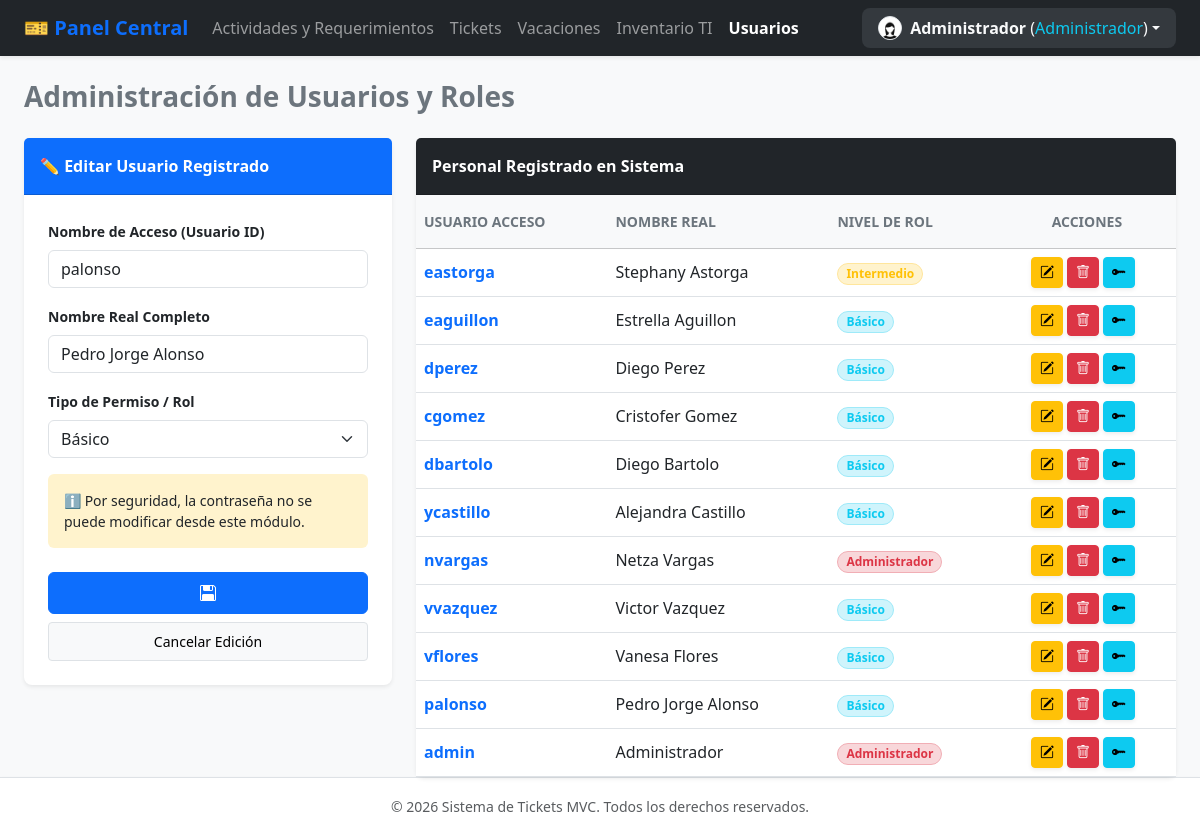
Screenshot of /index.php?accion=usuarios&editar_id=2 (signed in) with the database file from the repository.
### tables this page shows
CREATE TABLE `usuarios` (
  `id` int(11) NOT NULL,
  `usuario` varchar(50) NOT NULL,
  `nombre` varchar(100) NOT NULL,
  `tipo_usuario` enum('administrador','intermedio','basico') NOT NULL,
  `password` varchar(255) NOT NULL,
  `foto_perfil` varchar(255) DEFAULT 'assets/img/default-avatar.png'
);

### controllers/UsuarioController.php (called while the page is built, shortened)
<?php
require_once 'models/UsuarioModel.php';
class UsuarioController {
    private $modelo;
    public function __construct() {
        $this->modelo = new UsuarioModel();
    }
    public function index() {
        $usuarios = $this->modelo->obtenerTodos();
        $usuarioEditar = null;
        if (isset($_GET['editar_id'])) {
            $usuarioEditar = $this->modelo->obtenerPorId($_GET['editar_id']);
        }
        $usuariosAdmin = $this->modelo->obtenerTodosAdmin();
        require_once 'views/usuarios_view.php';
    }
}

### config/conexion.php (called while the page is built)
<?php
class Conexion {
    private static $instancia = null;
    public static function conectar() {
        if (self::$instancia === null) {
            try {
                self::$instancia = new PDO("mysql:host=localhost;dbname=sistema_soporte;charset=utf8", "root", "");
                self::$instancia->setAttribute(PDO::ATTR_ERRMODE, PDO::ERRMODE_EXCEPTION);
            } catch (PDOException $e) {
                die("Error de conexión: " . $e->getMessage());
            }
        }
        return self::$instancia;
    }
}

### models/UsuarioModel.php (called while the page is built, shortened)
<?php
require_once 'config/conexion.php';
class UsuarioModel {
    private $db;
    public function __construct() {
        $this->db = Conexion::conectar();
    }
     public function obtenerTodos() {
        $query = "SELECT id, usuario, nombre, tipo_usuario
                  FROM usuarios
                  WHERE tipo_usuario != 'administrador'
                  ORDER BY id DESC";
        $stmt = $this->db->prepare($query);
        $stmt->execute();
        return $stmt->fetchAll(PDO::FETCH_ASSOC);
    }
    public function obtenerTodosAdmin() {
        $query = "SELECT id, usuario, nombre, tipo_usuario FROM usuarios ORDER BY id DESC";
        $stmt = $this->db->prepare($query);
        $stmt->execute();
        return $stmt->fetchAll(PDO::FETCH_ASSOC);
    }
    public function obtenerPorId($id) {
        $query = "SELECT id, usuario, nombre, tipo_usuario FROM usuarios WHERE id = :id";
        $stmt = $this->db->prepare($query);
        $stmt->execute([':id' => $id]);
        return $stmt->fetch(PDO::FETCH_ASSOC);
    }
}

### views/usuarios_view.php (the view, shortened to what this page needs)
<?php require_once 'views/partials/header.php'; ?>
<?php require_once 'views/partials/navbar.php'; ?>
<div class="container-fluid px-4">
    <div class="d-flex justify-content-between align-items-center mb-4">
        <h2 class="text-secondary fw-bold m-0 fs-3">Administración de Usuarios y Roles</h2>
    </div>
    <div class="row g-4">
        <div class="col-xl-4 col-lg-5">
            <div class="card shadow-sm border-0 rounded-3">
                <div class="card-header bg-primary text-white fw-bold py-3">
                    <?php echo $usuarioEditar ? '✏️ Editar Usuario Registrado' : '➕ Registrar Nuevo Usuario'; ?>
                </div>
                <div class="card-body p-4">
                    <form action="index.php?accion=guardar_usuario" method="POST">
                        <div class="mb-3">
                            <label class="form-label small fw-bold text-dark">Nombre de Acceso (Usuario ID)</label>
                            <input type="text" name="usuario" class="form-control"
                                   value="<?php echo $usuarioEditar['usuario'] ?? ''; ?>" placeholder="Ej: jgarcia" required>
                        </div>
                        <div class="mb-3">
                            <label class="form-label small fw-bold text-dark">Nombre Real Completo</label>
                            <input type="text" name="nombre" class="form-control"
                                   value="<?php echo $usuarioEditar['nombre'] ?? ''; ?>" placeholder="Ej: Juan García" required>
                        </div>
                        <div class="mb-3">
                            <label class="form-label small fw-bold text-dark">Tipo de Permiso / Rol</label>
                            <select name="tipo_usuario" class="form-select" required>
                                <option value="basico" <?php echo (isset($usuarioEditar) && $usuarioEditar['tipo_usuario'] == 'basico') ? 'selected' : ''; ?>>Básico</option>
                            </select>
                        </div>
                        <?php if (!$usuarioEditar): ?>
                            <div class="mb-4">
                                <label class="form-label small fw-bold text-dark">Contraseña de Ingreso</label>
                                <input type="password" name="password" class="form-control" placeholder="Mínimo 6 caracteres" required>
                            </div>
                        <?php else: ?>
                            <div class="alert alert-warning border-0 small text-dark mb-4 bg-warning-subtle">
                                ℹ️ Por seguridad, la contraseña no se puede modificar desde este módulo.
                            </div>
                        <?php endif; ?>
                        <div class="d-grid gap-2">
                            <button type="submit" class="btn btn-primary fw-bold py-2"><i class="bi bi-floppy2"></i></button>
                            <?php if ($usuarioEditar): ?>
                                <a href="index.php?accion=usuarios" class="btn btn-light btn-sm border py-2">Cancelar Edición</a>
                            <?php endif; ?>
                        </div>
                    </form>
                </div>
            </div>
        </div>
        <div class="col-xl-8 col-lg-7">
            <div class="card shadow-sm border-0 rounded-3">
                <div class="card-header bg-dark text-white fw-bold py-3">Personal Registrado en Sistema</div>
                <div class="card-body p-0">
                    <div class="table-responsive">
                        <table class="table table-hover align-middle mb-0">
                            <thead class="table-light">
                                <tr>
                                    <th class="py-3 text-secondary small text-uppercase">Usuario Acceso</th>
                                    <th class="py-3 text-secondary small text-uppercase">Nombre Real</th>
                                    <th class="py-3 text-secondary small text-uppercase">Nivel de Rol</th>
                                    <th class="text-center py-3 text-secondary small text-uppercase">Acciones</th>
                                </tr>
                            </thead>
                            <tbody>
                                <?php if (empty($usuariosAdmin)): ?>
                                    <tr>
                                        <td colspan="5" class="text-center py-4 text-muted">No hay usuarios registrados.</td>
                                    </tr>
                                <?php else: ?>
                                    <?php foreach ($usuariosAdmin as $u): ?>
                                        <tr>
                                            <td class="fw-semibold text-primary"><?php echo htmlspecialchars($u['usuario']); ?></td>
                                            <td class="text-dark"><?php echo htmlspecialchars($u['nombre']); ?></td>
                                            <td>
                                                <?php if($u['tipo_usuario'] == 'administrador'): ?>
                                                    <span class="badge text-danger bg-danger-subtle px-2 py-1 border border-danger-subtle rounded-pill">Administrador</span>
                                                <?php elseif($u['tipo_usuario'] == 'intermedio'): ?>
                                                    <span class="badge text-warning bg-warning-subtle px-2 py-1 border border-warning-subtle rounded-pill">Intermedio</span>
                                                <?php else: ?>
                                                    <span class="badge text-info bg-info-subtle px-2 py-1 border border-info-subtle rounded-pill">Básico</span>
                                                <?php endif; ?>
                                            </td>
                                            <td class="text-center pe-3">
                                                <div class="d-flex justify-content-center gap-1">
                                                    <a href="index.php?accion=usuarios&editar_id=<?php echo $u['id']; ?>" class="btn btn-sm btn-warning shadow-sm"><i class="bi bi-pencil-square"></i></a>
                                                    <a href="index.php?accion=eliminar_usuario&id=<?php echo $u['id']; ?>" class="btn btn-sm btn-danger shadow-sm" onclick="return confirm('¿Seguro que deseas eliminar este usuario?')"><i class="bi bi-trash"></i></a></a>
                                                    <button type="button" class="btn btn-sm btn-info shadow-sm"
                                                        data-bs-toggle="modal"
                                                        data-bs-target="#modalCambiarPassword"
                                                        data-id="<?php echo $u['id']; ?>"
                                                        data-nombre="<?php echo htmlspecialchars($u['nombre']); ?>"
                                                        title="Cambiar Contraseña"><i class="bi bi-key-fill"></i></button>
                                                </div>
                                            </td>
                                        </tr>
                                    <?php endforeach; ?>
                                <?php endif; ?>
                            </tbody>
                        </table>
                    </div>
                </div>
            </div>
        </div>
    </div>
</div>
<?php require_once 'views/partials/footer.php'; ?>

### rows the page displays
usuarios: usuario "palonso", nombre "Pedro Jorge Alonso", tipo_usuario "Básico"
usuarios: usuario "eastorga", nombre "Stephany Astorga", tipo_usuario "Intermedio"
usuarios: usuario "eaguillon", nombre "Estrella Aguillon", tipo_usuario "Básico"
usuarios: usuario "dperez", nombre "Diego Perez", tipo_usuario "Básico"
usuarios: usuario "cgomez", nombre "Cristofer Gomez", tipo_usuario "Básico"
usuarios: usuario "dbartolo", nombre "Diego Bartolo", tipo_usuario "Básico"
usuarios: usuario "ycastillo", nombre "Alejandra Castillo", tipo_usuario "Básico"
usuarios: usuario "nvargas", nombre "Netza Vargas", tipo_usuario "Administrador"
usuarios: usuario "vvazquez", nombre "Victor Vazquez", tipo_usuario "Básico"
usuarios: usuario "vflores", nombre "Vanesa Flores", tipo_usuario "Básico"
usuarios: usuario "admin", nombre "Administrador", tipo_usuario "Administrador"

### other values shown
$_SESSION['usuario_nombre'] "Administrador"
$rol_usuario "Administrador"
